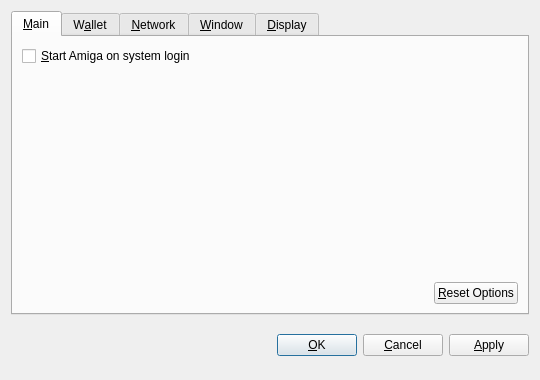
<?xml version="1.0" encoding="UTF-8"?>
<ui version="4.0">
 <class>OptionsDialog</class>
 <widget class="QDialog" name="OptionsDialog">
  <property name="geometry">
   <rect>
    <x>0</x>
    <y>0</y>
    <width>540</width>
    <height>380</height>
   </rect>
  </property>
  <property name="windowTitle">
   <string>Options</string>
  </property>
  <property name="modal">
   <bool>true</bool>
  </property>
  <layout class="QVBoxLayout" name="verticalLayout">
   <item>
    <widget class="QTabWidget" name="tabWidget">
     <property name="tabPosition">
      <enum>QTabWidget::North</enum>
     </property>
     <property name="currentIndex">
      <number>0</number>
     </property>
     <widget class="QWidget" name="tabMain">
      <attribute name="title">
       <string>&amp;Main</string>
      </attribute>
      <layout class="QVBoxLayout" name="verticalLayout_Main">
       <item>
        <widget class="QCheckBox" name="bitcoinAtStartup">
         <property name="toolTip">
          <string>Automatically start Amiga after logging in to the system.</string>
         </property>
         <property name="text">
          <string>&amp;Start Amiga on system login</string>
         </property>
        </widget>
       </item>
       <item>
        <spacer name="verticalSpacer_Main">
         <property name="orientation">
          <enum>Qt::Vertical</enum>
         </property>
         <property name="sizeHint" stdset="0">
          <size>
           <width>20</width>
           <height>40</height>
          </size>
         </property>
        </spacer>
       </item>
       <item>
        <layout class="QHBoxLayout" name="horizontalLayout_2_Main">
         <item>
          <spacer name="horizontalSpacer_2_Main">
           <property name="orientation">
            <enum>Qt::Horizontal</enum>
           </property>
           <property name="sizeHint" stdset="0">
            <size>
             <width>40</width>
             <height>20</height>
            </size>
           </property>
          </spacer>
         </item>
         <item>
          <widget class="QPushButton" name="resetButton">
           <property name="toolTip">
            <string>Reset all client options to default.</string>
           </property>
           <property name="text">
            <string>&amp;Reset Options</string>
           </property>
           <property name="autoDefault">
            <bool>false</bool>
           </property>
          </widget>
         </item>
        </layout>
       </item>
      </layout>
     </widget>
     <widget class="QWidget" name="tabWallet">
      <attribute name="title">
       <string>W&amp;allet</string>
      </attribute>
      <layout class="QVBoxLayout" name="verticalLayout_Network">
       <item>
        <widget class="QLabel" name="transactionFeeInfoLabel">
         <property name="text">
          <string>Optional transaction fee per kB that helps make sure your transactions are processed quickly. Most transactions are 1 kB.</string>
         </property>
         <property name="textFormat">
          <enum>Qt::PlainText</enum>
         </property>
         <property name="wordWrap">
          <bool>true</bool>
         </property>
        </widget>
       </item>
       <item>
        <layout class="QHBoxLayout" name="horizontalLayout_1_Main">
         <item>
          <widget class="QLabel" name="transactionFeeLabel">
           <property name="text">
            <string>Pay transaction &amp;fee</string>
           </property>
           <property name="textFormat">
            <enum>Qt::PlainText</enum>
           </property>
           <property name="buddy">
            <cstring>transactionFee</cstring>
           </property>
          </widget>
         </item>
         <item>
          <widget class="BitcoinAmountField" name="transactionFee"/>
         </item>
         <item>
          <spacer name="horizontalSpacer_1_Main">
           <property name="orientation">
            <enum>Qt::Horizontal</enum>
           </property>
           <property name="sizeHint" stdset="0">
            <size>
             <width>40</width>
             <height>20</height>
            </size>
           </property>
          </spacer>
         </item>
        </layout>
       </item>
       <item>
        <widget class="QLabel" name="label">
         <property name="text">
          <string>If you disable the spending of unconfirmed change, the change from a transaction cannot be used until that transaction has at least one confirmation. This also affects how your balance is computed.</string>
         </property>
         <property name="wordWrap">
          <bool>true</bool>
         </property>
        </widget>
       </item>
       <item>
        <widget class="QCheckBox" name="spendZeroConfChange">
         <property name="text">
          <string>Spend unconfirmed change  (experts only)</string>
         </property>
        </widget>
       </item>
       <item>
        <spacer name="verticalSpacer">
         <property name="orientation">
          <enum>Qt::Vertical</enum>
         </property>
         <property name="sizeHint" stdset="0">
          <size>
           <width>20</width>
           <height>40</height>
          </size>
         </property>
        </spacer>
       </item>
      </layout>
     </widget>
     <widget class="QWidget" name="tabNetwork">
      <attribute name="title">
       <string>&amp;Network</string>
      </attribute>
      <layout class="QVBoxLayout" name="verticalLayout_Network">
       <item>
        <widget class="QCheckBox" name="mapPortUpnp">
         <property name="toolTip">
          <string>Automatically open the Amiga client port on the router. This only works when your router supports UPnP and it is enabled.</string>
         </property>
         <property name="text">
          <string>Map port using &amp;UPnP</string>
         </property>
        </widget>
       </item>
       <item>
        <widget class="QCheckBox" name="connectSocks">
         <property name="toolTip">
          <string>Connect to the Amiga network through a SOCKS proxy (e.g. when connecting through Tor).</string>
         </property>
         <property name="text">
          <string>&amp;Connect through SOCKS proxy:</string>
         </property>
        </widget>
       </item>
       <item>
        <layout class="QHBoxLayout" name="horizontalLayout_Network">
         <item>
          <widget class="QLabel" name="proxyIpLabel">
           <property name="text">
            <string>Proxy &amp;IP:</string>
           </property>
           <property name="textFormat">
            <enum>Qt::PlainText</enum>
           </property>
           <property name="buddy">
            <cstring>proxyIp</cstring>
           </property>
          </widget>
         </item>
         <item>
          <widget class="QValidatedLineEdit" name="proxyIp">
           <property name="maximumSize">
            <size>
             <width>140</width>
             <height>16777215</height>
            </size>
           </property>
           <property name="toolTip">
            <string>IP address of the proxy (e.g. 127.0.0.1)</string>
           </property>
          </widget>
         </item>
         <item>
          <widget class="QLabel" name="proxyPortLabel">
           <property name="text">
            <string>&amp;Port:</string>
           </property>
           <property name="textFormat">
            <enum>Qt::PlainText</enum>
           </property>
           <property name="buddy">
            <cstring>proxyPort</cstring>
           </property>
          </widget>
         </item>
         <item>
          <widget class="QLineEdit" name="proxyPort">
           <property name="maximumSize">
            <size>
             <width>55</width>
             <height>16777215</height>
            </size>
           </property>
           <property name="toolTip">
            <string>Port of the proxy (e.g. 9050)</string>
           </property>
          </widget>
         </item>
         <item>
          <widget class="QLabel" name="socksVersionLabel">
           <property name="text">
            <string>SOCKS &amp;Version:</string>
           </property>
           <property name="textFormat">
            <enum>Qt::PlainText</enum>
           </property>
           <property name="buddy">
            <cstring>socksVersion</cstring>
           </property>
          </widget>
         </item>
         <item>
          <widget class="QValueComboBox" name="socksVersion">
           <property name="toolTip">
            <string>SOCKS version of the proxy (e.g. 5)</string>
           </property>
          </widget>
         </item>
         <item>
          <spacer name="horizontalSpacer_Network">
           <property name="orientation">
            <enum>Qt::Horizontal</enum>
           </property>
           <property name="sizeHint" stdset="0">
            <size>
             <width>40</width>
             <height>20</height>
            </size>
           </property>
          </spacer>
         </item>
        </layout>
       </item>
       <item>
        <spacer name="verticalSpacer_Network">
         <property name="orientation">
          <enum>Qt::Vertical</enum>
         </property>
         <property name="sizeHint" stdset="0">
          <size>
           <width>20</width>
           <height>40</height>
          </size>
         </property>
        </spacer>
       </item>
      </layout>
     </widget>
     <widget class="QWidget" name="tabWindow">
      <attribute name="title">
       <string>&amp;Window</string>
      </attribute>
      <layout class="QVBoxLayout" name="verticalLayout_Window">
       <item>
        <widget class="QCheckBox" name="minimizeToTray">
         <property name="toolTip">
          <string>Show only a tray icon after minimizing the window.</string>
         </property>
         <property name="text">
          <string>&amp;Minimize to the tray instead of the taskbar</string>
         </property>
        </widget>
       </item>
       <item>
        <widget class="QCheckBox" name="minimizeOnClose">
         <property name="toolTip">
          <string>Minimize instead of exit the application when the window is closed. When this option is enabled, the application will be closed only after selecting Quit in the menu.</string>
         </property>
         <property name="text">
          <string>M&amp;inimize on close</string>
         </property>
        </widget>
       </item>
       <item>
        <spacer name="verticalSpacer_Window">
         <property name="orientation">
          <enum>Qt::Vertical</enum>
         </property>
         <property name="sizeHint" stdset="0">
          <size>
           <width>20</width>
           <height>40</height>
          </size>
         </property>
        </spacer>
       </item>
      </layout>
     </widget>
     <widget class="QWidget" name="tabDisplay">
      <attribute name="title">
       <string>&amp;Display</string>
      </attribute>
      <layout class="QVBoxLayout" name="verticalLayout_Display">
       <item>
        <layout class="QHBoxLayout" name="horizontalLayout_1_Display">
         <item>
          <widget class="QLabel" name="langLabel">
           <property name="text">
            <string>User Interface &amp;language:</string>
           </property>
           <property name="textFormat">
            <enum>Qt::PlainText</enum>
           </property>
           <property name="buddy">
            <cstring>lang</cstring>
           </property>
          </widget>
         </item>
         <item>
          <widget class="QValueComboBox" name="lang">
           <property name="toolTip">
            <string>The user interface language can be set here. This setting will take effect after restarting Amiga.</string>
           </property>
          </widget>
         </item>
        </layout>
       </item>
       <item>
        <layout class="QHBoxLayout" name="horizontalLayout_2_Display">
         <item>
          <widget class="QLabel" name="unitLabel">
           <property name="text">
            <string>&amp;Unit to show amounts in:</string>
           </property>
           <property name="textFormat">
            <enum>Qt::PlainText</enum>
           </property>
           <property name="buddy">
            <cstring>unit</cstring>
           </property>
          </widget>
         </item>
         <item>
          <widget class="QValueComboBox" name="unit">
           <property name="toolTip">
            <string>Choose the default subdivision unit to show in the interface and when sending coins.</string>
           </property>
          </widget>
         </item>
        </layout>
       </item>
       <item>
        <widget class="QCheckBox" name="displayAddresses">
         <property name="toolTip">
          <string>Whether to show Amiga addresses in the transaction list or not.</string>
         </property>
         <property name="text">
          <string>&amp;Display addresses in transaction list</string>
         </property>
        </widget>
       </item>
       <item>
        <widget class="QCheckBox" name="coinControlFeatures">
         <property name="toolTip">
          <string>Whether to show coin control features or not.</string>
         </property>
         <property name="text">
          <string>Display coin &amp;control features (experts only!)</string>
         </property>
        </widget>
       </item>
       <item>
        <spacer name="verticalSpacer_Display">
         <property name="orientation">
          <enum>Qt::Vertical</enum>
         </property>
         <property name="sizeHint" stdset="0">
          <size>
           <width>20</width>
           <height>40</height>
          </size>
         </property>
        </spacer>
       </item>
      </layout>
     </widget>
    </widget>
   </item>
   <item>
    <layout class="QHBoxLayout" name="horizontalLayout_Buttons">
     <item>
      <spacer name="horizontalSpacer_1">
       <property name="orientation">
        <enum>Qt::Horizontal</enum>
       </property>
       <property name="sizeHint" stdset="0">
        <size>
         <width>40</width>
         <height>48</height>
        </size>
       </property>
      </spacer>
     </item>
     <item>
      <widget class="QLabel" name="statusLabel">
       <property name="font">
        <font>
         <weight>75</weight>
         <bold>true</bold>
        </font>
       </property>
       <property name="text">
        <string/>
       </property>
       <property name="textFormat">
        <enum>Qt::PlainText</enum>
       </property>
       <property name="wordWrap">
        <bool>true</bool>
       </property>
      </widget>
     </item>
     <item>
      <spacer name="horizontalSpacer_2">
       <property name="orientation">
        <enum>Qt::Horizontal</enum>
       </property>
       <property name="sizeHint" stdset="0">
        <size>
         <width>40</width>
         <height>48</height>
        </size>
       </property>
      </spacer>
     </item>
     <item>
      <widget class="QPushButton" name="okButton">
       <property name="text">
        <string>&amp;OK</string>
       </property>
      </widget>
     </item>
     <item>
      <widget class="QPushButton" name="cancelButton">
       <property name="text">
        <string>&amp;Cancel</string>
       </property>
       <property name="autoDefault">
        <bool>false</bool>
       </property>
      </widget>
     </item>
     <item>
      <widget class="QPushButton" name="applyButton">
       <property name="text">
        <string>&amp;Apply</string>
       </property>
       <property name="autoDefault">
        <bool>false</bool>
       </property>
      </widget>
     </item>
    </layout>
   </item>
  </layout>
 </widget>
 <customwidgets>
  <customwidget>
   <class>BitcoinAmountField</class>
   <extends>QSpinBox</extends>
   <header>bitcoinamountfield.h</header>
  </customwidget>
  <customwidget>
   <class>QValueComboBox</class>
   <extends>QComboBox</extends>
   <header>qvaluecombobox.h</header>
  </customwidget>
  <customwidget>
   <class>QValidatedLineEdit</class>
   <extends>QLineEdit</extends>
   <header>qvalidatedlineedit.h</header>
  </customwidget>
 </customwidgets>
 <resources/>
 <connections/>
</ui>
